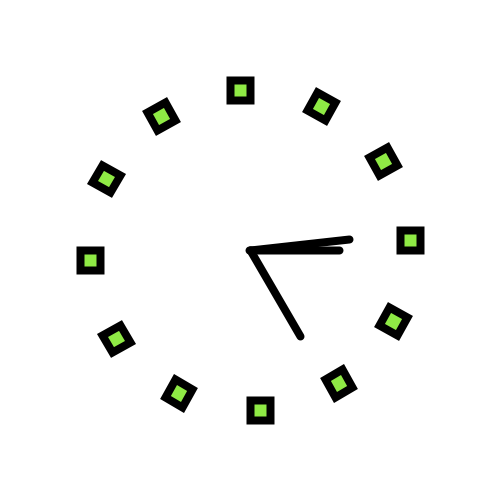
Frame 1 (no input)
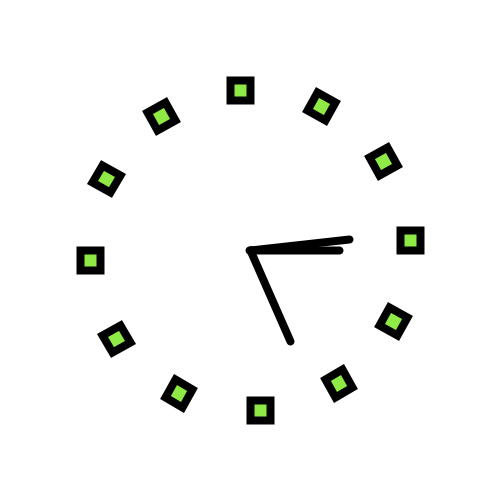
Frame 60 (the mouse pressed at the canvas centre just before this capture)
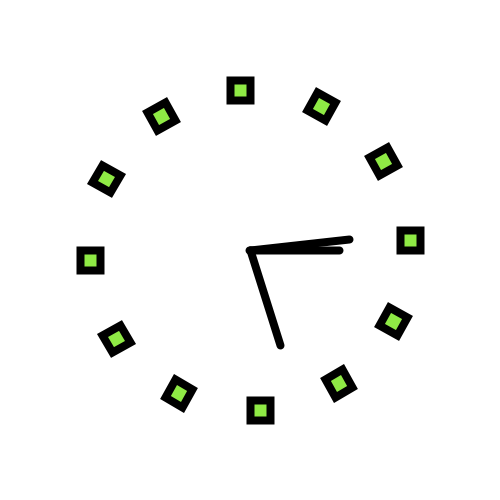
Frame 120 (the mouse held since frame 60 and released just before this capture)

The Processing sketch that drew these frames (run headless with seeded random() and noise(); from frame 60 on, the mouse is pressed at the canvas centre):

// Processing sketch: processing_120260
// ── processing_120260.pde

void setup()
{

size(500, 500);
}

void draw()
{
background(255);
translate(width/2, height/2); // In die Mitte springen

fill(143, 234, 69);

pushMatrix();
 float sec = map(second(), 0, 60, 0, 360);
 rotate(radians(sec));
 translate(0,-100);
 strokeWeight(8);
 line(0,0,0,100);
 popMatrix();

pushMatrix();
 float min = map(minute(), 0, 60, 0, 360);
 rotate(radians(min) );
 translate(0,-100);
  strokeWeight (8);
 line(0, 0, 0, 100);
 popMatrix();
 
pushMatrix();
 float stunde = map(hour(), 0, 12, 0, 360);
 rotate(radians(stunde));
 translate(0,-90);
  strokeWeight(8);
 line(0,0,0,90);
 popMatrix();
 
 for (int i=0; i<360; i+=30) { // 360 Grad in 20° Schritten
pushMatrix();
rotate(radians(i)); // Um i rotieren
translate(0, 150); // Um Radius verschieben
rect(0, 0, 20, 20);
popMatrix();
}

}
